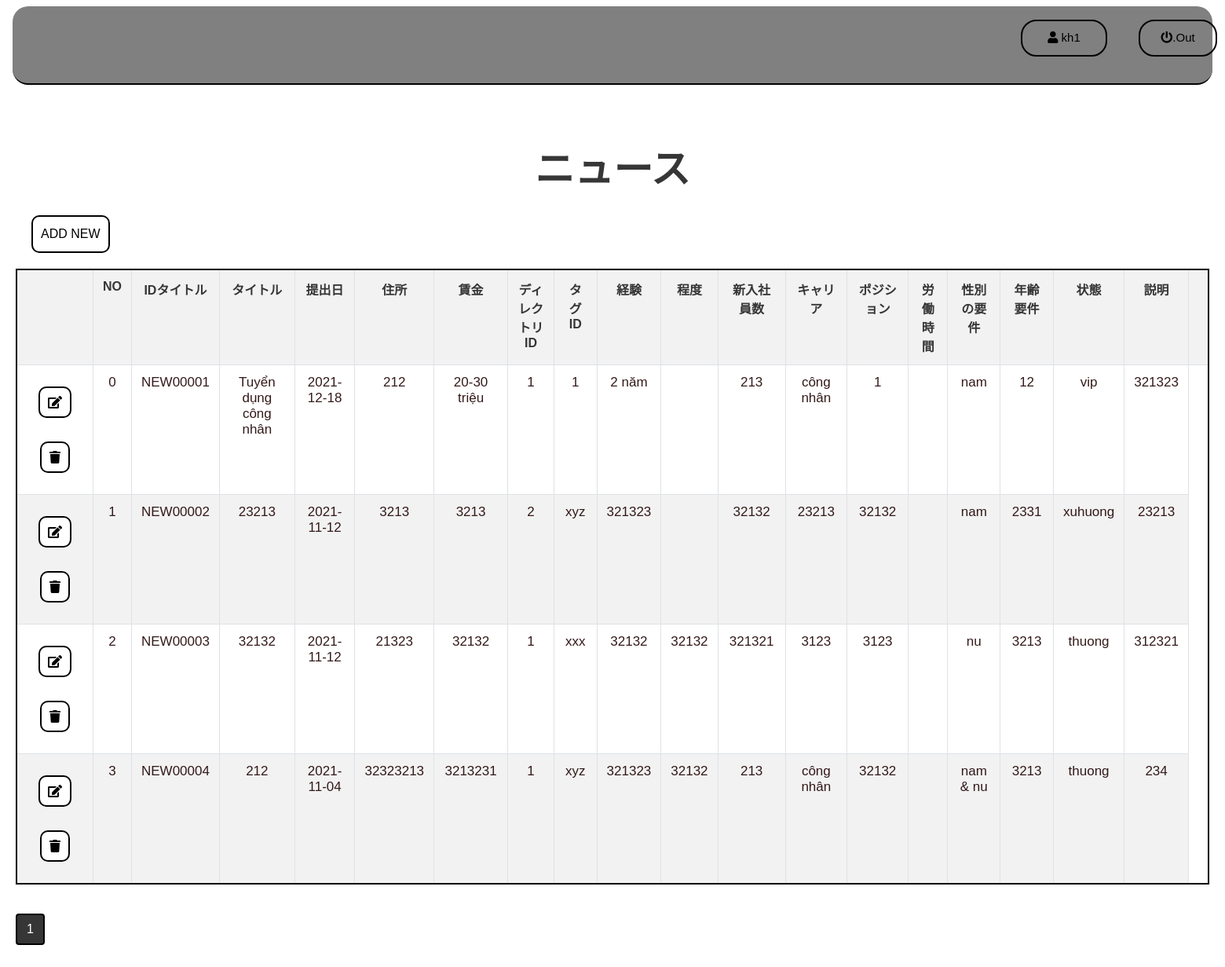
The page /tuyendung4/ADMIN/tintuc.php (signed in) on the database its author committed.
### tables this page shows
CREATE TABLE `tintuc` (
  `TID` varchar(255) NOT NULL,
  `TIEUDE` varchar(255) NOT NULL,
  `NGAYDANG` date NOT NULL,
  `DIACHI` varchar(255) NOT NULL,
  `MUCLUONG` varchar(255) NOT NULL,
  `DUONGDAN` varchar(255) NOT NULL,
  `MOTA` varchar(9999) NOT NULL,
  `DMID` varchar(255) NOT NULL,
  `TAGID` varchar(255) NOT NULL,
  `KINHNGHIEM` varchar(110) NOT NULL,
  `BANGCAP` varchar(100) NOT NULL,
  `SOLUONGTUYEN` varchar(100) NOT NULL,
  `NGHANHNGHE` varchar(100) NOT NULL,
  `CHUCVU` varchar(100) NOT NULL,
  `THOIGIANLAMVIEC` varchar(100) NOT NULL,
  `YEUCAUGIOITINH` varchar(100) NOT NULL,
  `YEUCAUTUOI` varchar(100) NOT NULL,
  `TRANGTHAI` varchar(110) NOT NULL,
  `LUOTXEM` int(11) NOT NULL
);

### tuyendung4/ADMIN/tintuc.php (the view, shortened to what this page needs)
<?php
include('control.php');
$get_data=new data();
$ID=$_GET['edit'];
  $result = mysqli_query($conn, 'select count(TID) as total from tintuc');
  $row = mysqli_fetch_assoc($result);
  $total_records = $row['total'];
  $current_page = isset($_GET['page']) ? $_GET['page'] : 1;
  $limit = 10;
  $total_page = ceil($total_records / $limit);
  $start = ($current_page - 1) * $limit;
  $result = mysqli_query($conn, "SELECT * FROM tintuc LIMIT $start, $limit");
?>
<html lang="en">
<head>
    <link rel="stylesheet" href="https://maxcdn.bootstrapcdn.com/bootstrap/4.0.0/css/bootstrap.min.css"
>
    <link rel="stylesheet" href="https://use.fontawesome.com/releases/v5.7.0/css/all.css"
>
    <link href="css\csss3.css" rel="stylesheet">
</head>
<body class="body">
    <div class="header">
        <div class="Navbar">
            <ul class="topnav">
                <div class="tavba">
                    <li class="navbar-user">
                        <a href="singout.php"><i class="fa fa-power-off"></i>.Out</a>
                    </li>
                    <li class="navbar-singin">
                        <a href=""><i class="fa fa-user "></i> <?php echo $_SESSION['username']; ?> </a>
                    </li>
                </div>
            </ul>
        </div>
    </div>
    <div class="section" style="margin: 20px;overflow:hidden">
      <div class="container-fuid">
            <div class="section-txt">
                <h1>ニュース</h1>
            </div>
            <div class="row">
                <div class="col-md-8">
                    <div class="btn-add">
                        <?php if($ID!=NULL){echo '<button type="button" class="btn" data-toggle="modal" style="background-color:black;color:white;" data-target="#myModaleadd">  EDIT ニュース   </button> <button type="button" class="btn" hea> <a href="tintuc.php">BACK</a> </button> '; } else{echo '<button type="button" class="btn" data-toggle="modal" data-target="#myModaleadd">ADD NEW</button>';} ?>
                    </div>
                </div>
            </div>
            <form class="hienthi" role="form" method="post" enctype="multipart/form-data" style="overflow: auto;">
                <table class="table table-bordered table-striped table-responsive-stack" id="tableOne">
                    <tr>
                        <th> </th>
                        <th>NO</th>
                        <th>IDタイトル</th>
                        <th>タイトル</th>
                        <th>提出日</th>
                        <th>住所</th>
                        <th>賃金</th>
                        <th>ディレクトリID</th>
                        <th>タグID</th>
                        <th>経験</th>
                        <th>程度</th>
                        <th>新入社員数</th>
                        <th>キャリア</th>
                        <th>ポジション</th>
                        <th>労働時間</th>
                        <th>性別の要件</th>
                        <th>年齢要件</th>
                        <th>状態</th>
                        <th>説明</th>
                        <th> </th>
                    </tr>
                    <?php
           if (isset($_POST['timkiem'])) {
              $tk=$get_data->search_tintuc($_POST['search']);
           ?>
                    <?php $stt=0; foreach($tk as $se){ ?>
                    <tr>
                      <td align="center">
                          <div class="row">
                              <div class="btn-edit"><a href="tintuc.php?edit=<?php echo $se['TID'];?>"
                                      data-target="#myModaleadd"><button type="button" name="button" class="btn"> <i
                                              class="fas fa-edit"></i></button></a> </div>
                              <div class="btn-del"><a href="tintuc.php?del=<?php echo $se['TID'];?>"
                                      onclick="if(confirm('Bạn có chắc chắn xóa không?')) return true; else return false;"><button
                                          type="button" name="delete" class="btn"> <i
                                              class="fa fa-trash"></i></button></a></div>
                          </div>
                      </td>
                        <td><?php echo $stt ?></td>
                        <td><?php echo $se['TID'] ?></td>
                        <td><?php echo $se['TIEUDE'] ?></td>
                        <td><?php echo $se['NGAYDANG'] ?></td>
                        <td><?php echo $se['DIACHI'] ?></td>
                        <td><?php echo $se['MUCLUONG'] ?></td>
                        <td><?php echo $se['DMID'] ?></td>
                        <td><?php echo $se['TAGID'] ?></td>
                        <td><?php echo $se['KINHNGHIEM'] ?></td>
                        <td><?php echo $se['BANGCAP'] ?></td>
                        <td><?php echo $se['SOLUONGTUYEN'] ?></td>
                        <td><?php echo $se['NGHANHNGHE'] ?></td>
                        <td><?php echo $se['CHUCVU'] ?></td>
                        <td><?php echo $se['THOIGIANLAMVIEC'] ?></td>
                        <td><?php echo $se['YEUCAUGIOITINH'] ?></td>
                        <td><?php echo $se['YEUCAUTUOI'] ?></td>
                        <td><?php echo $se['TRANGTHAI'] ?></td>
                        <td><?php echo $se['MOTA'] ?></td>
                    </tr>
                    <?php $stt++;} ?>
                    <?php }   else { ?>
                    <?php $stt=0; foreach($result as $se){ ?>
                    <tr>
                        <td align="center">
                                <div class="btn-edit-img"><a href="tintuc.php?edit=<?php echo $se['TID'];?>"
                                        data-target="#myModaleadd"><button type="button" name="button" class="btn"> <i
                                                class="fas fa-edit"></i></button></a> </div>
                                <div class="btn-del-img"><a href="tintuc.php?del=<?php echo $se['TID'];?>"
                                        onclick="if(confirm('Bạn có chắc chắn xóa không?')) return true; else return false;"><button
                                            type="button" name="button" class="btn"> <i
                                                class="fa fa-trash"></i></button></a></div>
                        </td>
                        <td><?php echo $stt ?></td>
                        <td><?php echo $se['TID'] ?></td>
                        <td><?php echo $se['TIEUDE'] ?></td>
                        <td><?php echo $se['NGAYDANG'] ?></td>
                        <td><?php echo $se['DIACHI'] ?></td>
                        <td><?php echo $se['MUCLUONG'] ?></td>
                        <td><?php echo $se['DMID'] ?></td>
                        <td><?php echo $se['TAGID'] ?></td>
                        <td><?php echo $se['KINHNGHIEM'] ?></td>
                        <td><?php echo $se['BANGCAP'] ?></td>
                        <td><?php echo $se['SOLUONGTUYEN'] ?></td>
                        <td><?php echo $se['NGHANHNGHE'] ?></td>
                        <td><?php echo $se['CHUCVU'] ?></td>
                        <td><?php echo $se['THOIGIANLAMVIEC	'] ?></td>
                        <td><?php echo $se['YEUCAUGIOITINH'] ?></td>
                        <td><?php echo $se['YEUCAUTUOI'] ?></td>
                        <td><?php echo $se['TRANGTHAI'] ?></td>
                        <td><?php echo $se['MOTA'] ?></td>
                    </tr>
                    <?php $stt++;} ?>
                    <?php } ?>
                </table>
            </form>
            <nav aria-label="Page navigation example">
                <ul class="pagination">
                    <?php
             for ($i = 1; $i <= $total_page; $i++){
                 if ($i == $current_page){
                     echo ' <li class="page-item btn-active"> <a class="page-link " href="#">'.$i.'</a></li> ';
                 }
                 else{
                     echo ' <li class="page-item"><a class="page-link" href="tintuc.php?page='.$i.'">'.$i.'</a></li> ';
                 }
             }
            ?>
                </ul>
            </nav>
        </div>
    </div>
</body>
</html>

### tuyendung4/ADMIN/css/csss3.css (style rules this page uses)
html { font-family: sans-serif; line-height: 1.15; -webkit-text-size-adjust: 100%; -webkit-tap-highlight-color: rgba(0, 0, 0, 0); font-family: "Montserrat", sans-serif; }
article, aside, figcaption, figure, footer, header, hgroup, main, nav, section { display: block; }
body { margin: 0; font-family: "Helvetica", sans-serif; font-size: 1rem; font-weight: 400; line-height: 1.5; color: black; text-align: left; }
.body { background-color:white; color: #363636; }
ul.pagination .btn-active a { color: white; background-color: #363636; border: 2px solid black; }
ul.pagination li a { color: #363636; margin: 5px; border: 2px solid black; border-radius: 5px; }
.hienthi table { border: 2px solid black; border-radius: 30px; }
.hienthi th { text-align: center; }
.hienthi td { height: 50px; color: rgba(30,0,0, 0.9); font-size: 17px; font-weight: 500; text-align: center; }
.btn-add button { border: 2px solid black; border-radius: 10px; margin: 20px; padding: 10px; background-color: white; }
.btn-edit-img button { border: 2px solid black; border-radius: 10px; margin: 15px; padding: 10px; background-color: white; }
.btn-del-img button { border: 2px solid black; border-radius: 10px; margin: 15px; padding: 10px; background-color: white; }
.navbar { z-index: 1; }
.tavba .navbar-user a { padding: 10px; position: absolute; top: 5px; left: 1350px; width: 100px; border: 2px solid black; border-radius: 20px; color: black; font-size: 15px; }
.tavba .navbar-singin a { padding: 10px; position: absolute; top: 5px; left: 1200px; width: 110px; border: 2px solid black; border-radius: 20px; color: black; font-size: 15px; }
.tavba { position: absolute; top: 20px; left: 100px; }
.tavba li a { font-size: 18px; font-weight: 400; }
ul.topnav { list-style-type: none; margin: 0; padding: 0; overflow: hidden; background-color: gray; width: 100%; height: 100px; border-bottom:2px solid black; border-radius: 20px; }
ul.topnav li { float: right; }
ul.topnav li a { display: block; color:white; text-align: center; padding: 14px 16px; text-decoration: none; }
.section { padding-bottom: 50px; }
.section-txt h1 { text-align: center; padding-top: 50px; font-size: 50px; font-weight: bold; }

### rows shown on the page
tintuc: TID "NEW00001", TIEUDE "Tuyển dụng công nhân", NGAYDANG "2021-12-18", DIACHI "212", MUCLUONG "20-30 triệu", DMID "1", TAGID "1", KINHNGHIEM "2 năm", SOLUONGTUYEN "213", NGHANHNGHE "công nhân", CHUCVU "1", YEUCAUGIOITINH "nam", YEUCAUTUOI "12", TRANGTHAI "vip", MOTA "321323"
tintuc: TID "NEW00002", TIEUDE "23213", NGAYDANG "2021-11-12", DIACHI "3213", MUCLUONG "3213", DMID "2", TAGID "xyz", KINHNGHIEM "321323", SOLUONGTUYEN "32132", NGHANHNGHE "23213", CHUCVU "32132", YEUCAUGIOITINH "nam", YEUCAUTUOI "2331", TRANGTHAI "xuhuong", MOTA "23213"
tintuc: TID "NEW00003", TIEUDE "32132", NGAYDANG "2021-11-12", DIACHI "21323", MUCLUONG "32132", DMID "1", TAGID "xxx", KINHNGHIEM "32132", BANGCAP "32132", SOLUONGTUYEN "321321", NGHANHNGHE "3123", CHUCVU "3123", YEUCAUGIOITINH "nu", YEUCAUTUOI "3213", TRANGTHAI "thuong", MOTA "312321"
tintuc: TID "NEW00004", TIEUDE "212", NGAYDANG "2021-11-04", DIACHI "32323213", MUCLUONG "3213231", DMID "1", TAGID "xyz", KINHNGHIEM "321323", BANGCAP "32132", SOLUONGTUYEN "213", NGHANHNGHE "công nhân", CHUCVU "32132", YEUCAUGIOITINH "nam & nu", YEUCAUTUOI "3213", TRANGTHAI "thuong", MOTA "234"

### other values the page prints
$_SESSION['username'] "kh1"
